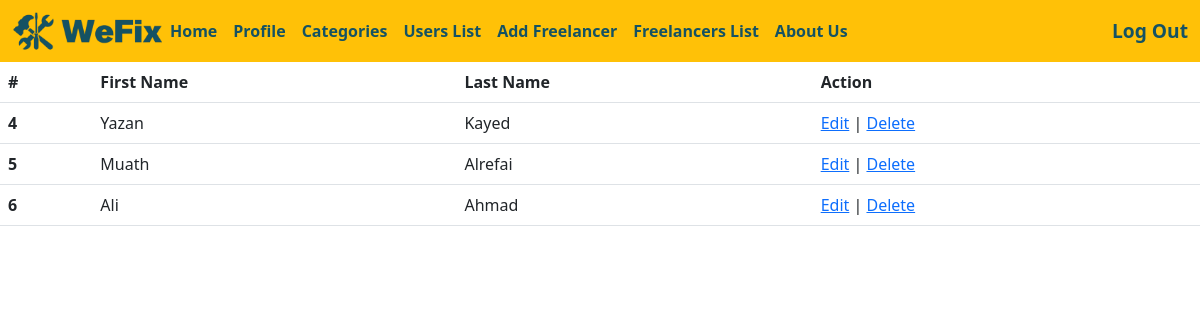
Screenshot of /userslist (signed in) with the database file from the repository.
### login_app/models.py (models this page shows)
class User(models.Model):
    first_name = models.CharField(max_length=45)
    last_name = models.CharField(max_length=45)
    email= models.CharField(max_length=45)
    password = models.CharField(max_length=45)
    phone_number = models.CharField(max_length=10)
    address = models.CharField(max_length=45 , default=None)
    created_at = models.DateTimeField(auto_now_add=True)
    updated_at = models.DateTimeField(auto_now=True)
    objects = UserManager()

### main_app/views.py (the view)
def show_all_users(request):
    if 'userid' not in request.session:
        return redirect ('/')
    if request.session['userid'] == 1:
        context = {
        "users" : models.show_all_users_models()
    }
        return render (request , "allusers.html" , context)
    else:
        return redirect ('/')

### main_app/models.py (called while the page is built)
def show_all_users_models():
    return User.objects.exclude(id = 1)

### main_app/templates/allusers.html (shortened to what this page needs)
<!doctype html>
<html lang="en">
<head>
    {%load static%}
    <link rel="stylesheet" href="{% static 'css/style.css' %}">
    <link href="https://cdn.jsdelivr.net/npm/bootstrap@5.3.0/dist/css/bootstrap.min.css" rel="stylesheet"
>
</head>
<nav class="navbar navbar-expand-lg bg-warning">
    <div class="container-fluid">
        <a href="/"><img class="logo-img" src="{% static 'img/logo.png' %}" alt="logo"></a>
        <div class="collapse navbar-collapse" id="navbarSupportedContent">
            <ul class="navbar-nav me-auto mb-2 mb-lg-0">
                <li class="nav-item">
                    <a id="nav-link" class="nav-link active" aria-current="page" href="/">Home</a>
                </li>
                <li class="nav-item">
                    <a id="nav-link" class="nav-link active" aria-current="page" href="/profile">Profile</a>
                </li>
                <li class="nav-item">
                    <a id="nav-link" class="nav-link active" aria-current="page" href="/category">Categories</a>
                </li>
                <li class="nav-item">
                    <a id="nav-link" class="nav-link active" aria-current="page" href="/userslist">Users List</a>
                </li>
                <li class="nav-item">
                    <a id="nav-link" class="nav-link active" aria-current="page" href="/registerfreelancer">Add Freelancer</a>
                </li>
                <li class="nav-item">
                    <a id="nav-link" class="nav-link active" aria-current="page" href="/showfreelancer">Freelancers List</a>
                </li>
                <li class="nav-item">
                    <a id="nav-link" class="nav-link active" aria-current="page" href="#">About Us</a>
                </li>
            </ul>
            {%if request.session.userid%}
            <a href="/logout" class="log-in">Log Out</a>
            {%else%}
            <a href="/log-in" class="log-in">Login</a>
            {%endif%}
        </div>
    </div>
</nav>
<div class="user-table">
    <table class="table">
        <thead>
            <tr>
                <th scope="col">#</th>
                <th scope="col">First Name</th>
                <th scope="col">Last Name</th>
                <th scope="col">Action</th>
            </tr>
        </thead>
        <tbody>
            {% for user in users %}
            <tr>
                <th scope="row">{{user.id}}</th>
                <td>{{user.first_name}}</td>
                <td>{{user.last_name}}</td>
                <td><a href="/userprofile/{{user.id}}">Edit</a> | <a href="/admindelete/{{user.id}}">Delete</a></td>
            </tr>
            {%endfor%}
        </tbody>
    </table>
</div>
</body>
</html>

### main_app/static/css/style.css (style rules this page uses)
.logo-img { width: 150px; }
.log-in { text-decoration: none; color: #155263; font-size: larger; font-weight: bold; }
#nav-link { color: #155263; font-weight: bold; }

### rows the page displays
User: id "4", first_name "Yazan", last_name "Kayed"
User: id "5", first_name "Muath", last_name "Alrefai"
User: id "6", first_name "Ali", last_name "Ahmad"
